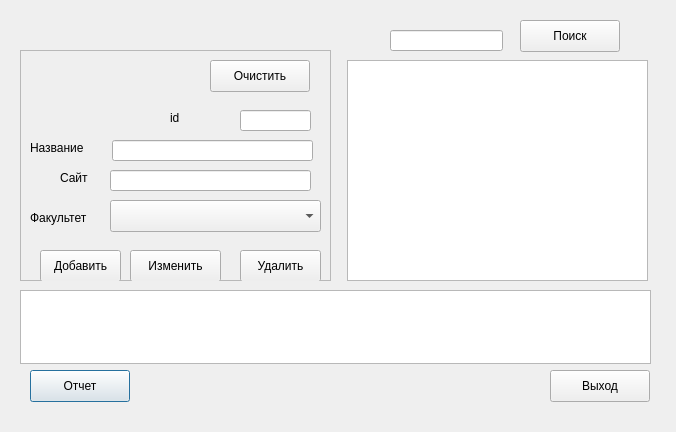
<?xml version="1.0" encoding="UTF-8"?>
<ui version="4.0">
 <class>onb2</class>
 <widget class="QDialog" name="onb2">
  <property name="geometry">
   <rect>
    <x>0</x>
    <y>0</y>
    <width>676</width>
    <height>432</height>
   </rect>
  </property>
  <property name="windowTitle">
   <string>Dialog</string>
  </property>
  <widget class="QPushButton" name="btnReport">
   <property name="geometry">
    <rect>
     <x>30</x>
     <y>370</y>
     <width>100</width>
     <height>32</height>
    </rect>
   </property>
   <property name="text">
    <string>Отчет</string>
   </property>
  </widget>
  <widget class="QPushButton" name="btnExit">
   <property name="geometry">
    <rect>
     <x>550</x>
     <y>370</y>
     <width>100</width>
     <height>32</height>
    </rect>
   </property>
   <property name="text">
    <string>Выход</string>
   </property>
  </widget>
  <widget class="QLineEdit" name="leSearch">
   <property name="geometry">
    <rect>
     <x>390</x>
     <y>30</y>
     <width>113</width>
     <height>21</height>
    </rect>
   </property>
  </widget>
  <widget class="QPushButton" name="btnSearch">
   <property name="geometry">
    <rect>
     <x>520</x>
     <y>20</y>
     <width>100</width>
     <height>32</height>
    </rect>
   </property>
   <property name="text">
    <string>Поиск</string>
   </property>
  </widget>
  <widget class="QFrame" name="frame">
   <property name="geometry">
    <rect>
     <x>20</x>
     <y>50</y>
     <width>311</width>
     <height>231</height>
    </rect>
   </property>
   <property name="frameShape">
    <enum>QFrame::StyledPanel</enum>
   </property>
   <property name="frameShadow">
    <enum>QFrame::Plain</enum>
   </property>
   <widget class="QLineEdit" name="le1">
    <property name="geometry">
     <rect>
      <x>220</x>
      <y>60</y>
      <width>71</width>
      <height>21</height>
     </rect>
    </property>
   </widget>
   <widget class="QLineEdit" name="le2">
    <property name="geometry">
     <rect>
      <x>92</x>
      <y>90</y>
      <width>201</width>
      <height>21</height>
     </rect>
    </property>
   </widget>
   <widget class="QLineEdit" name="le3">
    <property name="geometry">
     <rect>
      <x>90</x>
      <y>120</y>
      <width>201</width>
      <height>21</height>
     </rect>
    </property>
   </widget>
   <widget class="QPushButton" name="btn3">
    <property name="geometry">
     <rect>
      <x>220</x>
      <y>200</y>
      <width>81</width>
      <height>32</height>
     </rect>
    </property>
    <property name="text">
     <string>Удалить</string>
    </property>
   </widget>
   <widget class="QPushButton" name="btn2">
    <property name="geometry">
     <rect>
      <x>110</x>
      <y>200</y>
      <width>91</width>
      <height>32</height>
     </rect>
    </property>
    <property name="text">
     <string>Изменить</string>
    </property>
   </widget>
   <widget class="QPushButton" name="btn1">
    <property name="geometry">
     <rect>
      <x>20</x>
      <y>200</y>
      <width>81</width>
      <height>32</height>
     </rect>
    </property>
    <property name="text">
     <string>Добавить</string>
    </property>
   </widget>
   <widget class="QPushButton" name="btn4">
    <property name="geometry">
     <rect>
      <x>190</x>
      <y>10</y>
      <width>100</width>
      <height>32</height>
     </rect>
    </property>
    <property name="text">
     <string>Очистить</string>
    </property>
   </widget>
   <widget class="QComboBox" name="cmb1">
    <property name="geometry">
     <rect>
      <x>90</x>
      <y>150</y>
      <width>211</width>
      <height>32</height>
     </rect>
    </property>
   </widget>
   <widget class="QLabel" name="lbStartdata">
    <property name="geometry">
     <rect>
      <x>150</x>
      <y>60</y>
      <width>58</width>
      <height>16</height>
     </rect>
    </property>
    <property name="text">
     <string>id</string>
    </property>
   </widget>
   <widget class="QLabel" name="lbFinishdata">
    <property name="geometry">
     <rect>
      <x>10</x>
      <y>90</y>
      <width>71</width>
      <height>16</height>
     </rect>
    </property>
    <property name="text">
     <string>Название</string>
    </property>
   </widget>
   <widget class="QLabel" name="lbPrice">
    <property name="geometry">
     <rect>
      <x>40</x>
      <y>120</y>
      <width>71</width>
      <height>16</height>
     </rect>
    </property>
    <property name="text">
     <string>Сайт</string>
    </property>
   </widget>
   <widget class="QLabel" name="lbStaff">
    <property name="geometry">
     <rect>
      <x>10</x>
      <y>160</y>
      <width>71</width>
      <height>16</height>
     </rect>
    </property>
    <property name="text">
     <string>Факультет</string>
    </property>
   </widget>
  </widget>
  <widget class="QTableWidget" name="tw">
   <property name="geometry">
    <rect>
     <x>347</x>
     <y>60</y>
     <width>301</width>
     <height>221</height>
    </rect>
   </property>
  </widget>
  <widget class="QTextEdit" name="teResult">
   <property name="geometry">
    <rect>
     <x>20</x>
     <y>290</y>
     <width>631</width>
     <height>74</height>
    </rect>
   </property>
   <property name="readOnly">
    <bool>true</bool>
   </property>
  </widget>
 </widget>
 <resources/>
 <connections/>
</ui>
